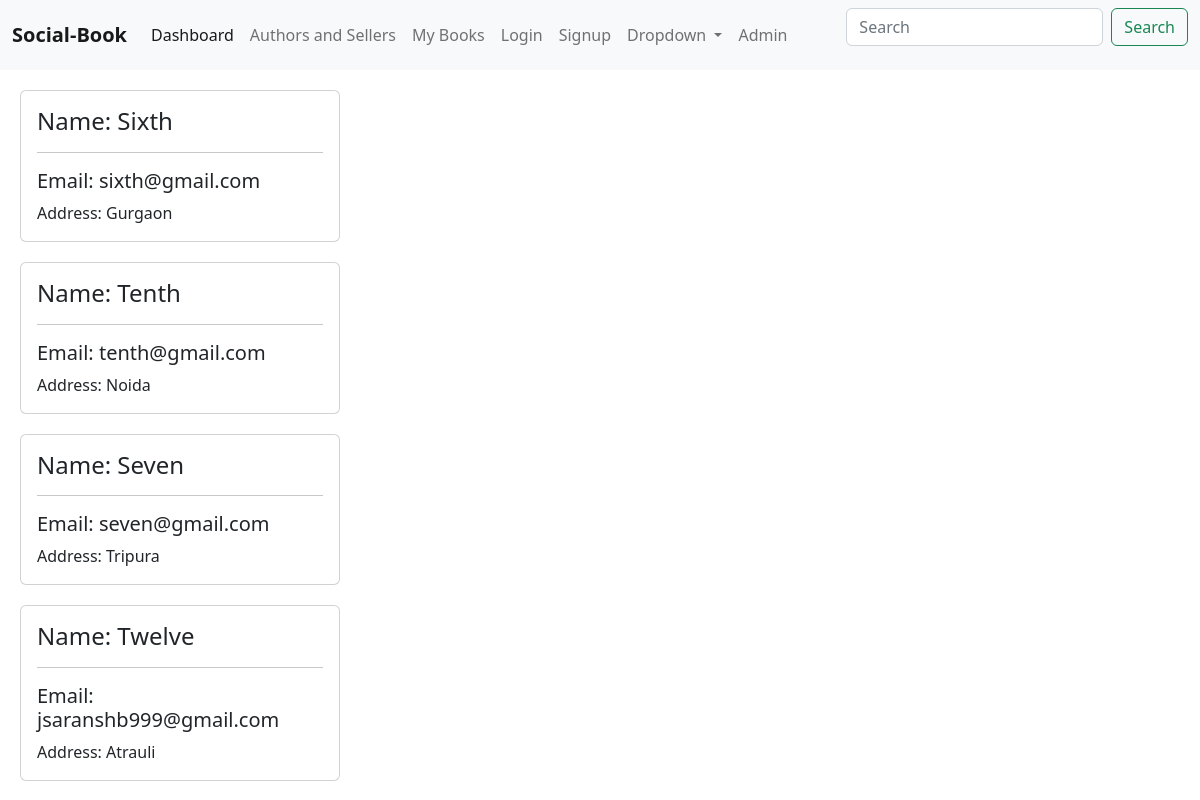
Page /user_details/ on the committed database.
### app1/models.py (models this page shows, shortened)
class CustomUser(AbstractUser):
    username = models.CharField(max_length=200, null = False, unique = True)
    fullname = models.CharField(max_length=200)
    email = models.EmailField(null = False)
    public_visibility = models.BooleanField(default="True", null=False)
    birthday_year = models.DateField(null=True, blank=True)
    address = models.CharField(max_length=200, null = True)
    password = models.CharField(max_length=200)
    confirm_password = models.CharField(max_length=200, null = False, default = 0 )
    USERNAME_FIELD = 'username'
    REQUIRED_FIELDS = ['email',]

### app1/views.py (the view)
# urls.py: path('user_details/', views.AuthorSellersView.as_view(), name="user_details"),
class AuthorSellersView(View):
    def get(self, request):
        details = CustomUser.objects.filter(public_visibility="True")
        context = {
            "details" : details
        }
        return render(request, 'app1/user_details.html', context)

### app1/templates/app1/user_details.html (shortened to what this page needs)
{% extends 'app1/index.html' %}
{% load static %}
{% block sellers-Authors %}
    {% for detail in details %}
    <div class="s-container">
        <div class="user-card">
            <div class="card usercard1" style="width: 20rem;">
                <div class="card-body">
                    <h4 class="card-title">Name: {{detail.fullname}}</h4><hr>
                    <h5 class="card-text">Email: {{detail.email}}</h5>
                    <p class="card-text">Address: {{detail.address}}</p>
                </div>
            </div>
        </div>
    </div>
    {% endfor %}
{% endblock sellers-Authors %}

### app1/templates/app1/index.html (shortened to what this page needs)
{% load static %}
<link href="{% static 'app1/style2.css' %}" rel="stylesheet" />
<link href="https://cdn.jsdelivr.net/npm/bootstrap@5.2.2/dist/css/bootstrap.min.css" rel="stylesheet">
<nav class="navbar navbar-expand-lg navbar-light bg-light">
  <div class="container-fluid">
    <a class="navbar-brand" href="{% url 'app1:homepage' %}"><strong>Social-Book</strong></a>
    <div class="collapse navbar-collapse" id="navbarSupportedContent">
      <ul class="navbar-nav me-auto mb-2 mb-lg-0">
        <li class="nav-item">
          <a class="nav-link active" aria-current="page" href="{% url 'app1:dashboard' %}">Dashboard</a>
        </li>
        <li class="nav-item">
          <a class="nav-link" href="{% url 'app1:user_details' %}">Authors and Sellers</a>
        </li>
        <li class="nav-item">
          <a class="nav-link" href="{% url 'app1:my_books' %}">My Books</a>
        </li>
        {% if user.is_authenticated %}
        <li class="nav-item">
          <a class="nav-link" href="{% url 'app1:logout_user' %}">Logout</a>
        </li>
        {% else %}
        <li class="nav-item">
          <a class="nav-link" href="{% url 'app1:login' %}">Login</a>
        </li>
        {% endif %}
        <li class="nav-item">
          <a class="nav-link" href="{% url 'app1:signup' %}">Signup</a>
        </li>
        <li class="nav-item dropdown">
          <a class="nav-link dropdown-toggle" href="#" id="navbarDropdown" role="button" data-bs-toggle="dropdown" aria-expanded="false">
            Dropdown
          </a>
        </li>
        <li class="nav-item">
          <a class="nav-link" href="http://127.0.0.1:8000/admin/" tabindex="-1" aria-disabled="true">Admin</a>
        </li>
      </ul>
      <form class="d-flex">
        <input class="form-control me-2" type="search" placeholder="Search" aria-label="Search">
        <button class="btn btn-outline-success" type="submit">Search</button>
      </form>
    </div>
  </div>
</nav>
<div>
    {% block sellers-Authors %}{% endblock sellers-Authors %}
</div>

### app1/static/app1/style2.css (style rules this page uses)
.user-card { margin-top: 10px; margin-left: 20px; }
.usercard1 { background-color: bisque; }
.S-container { margin: 20px 0 10PX 0; }

### rows in the picture
CustomUser: fullname "Sixth", email "sixth@gmail.com", address "Gurgaon"
CustomUser: fullname "Tenth", email "tenth@gmail.com", address "Noida"
CustomUser: fullname "Seven", email "seven@gmail.com", address "Tripura"
CustomUser: fullname "Twelve", email "jsaranshb999@gmail.com", address "Atrauli"
